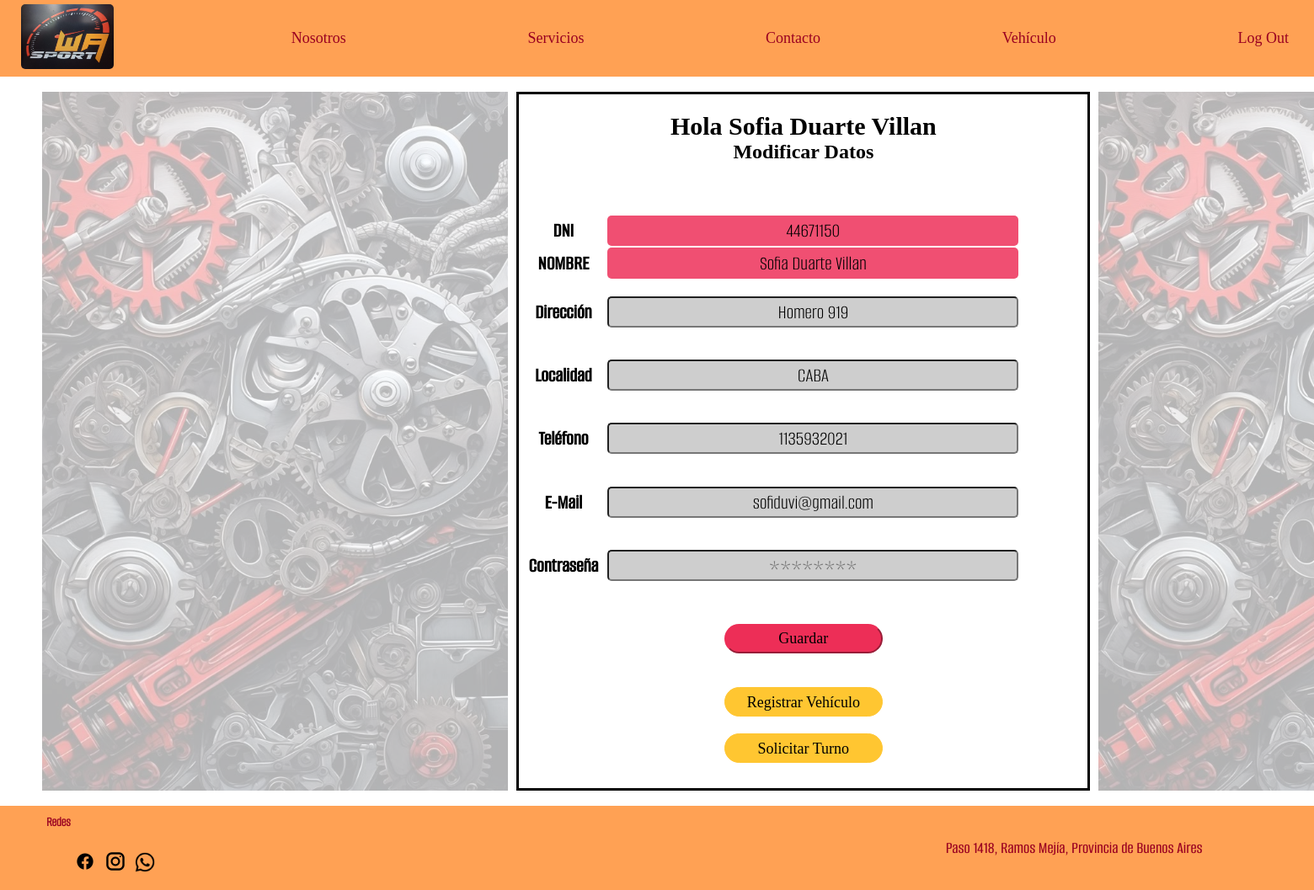
The app's page /modificacion_cliente.php (signed in) with its own data.
### tables this page shows
CREATE TABLE `clientes` (
  `cliente_DNI` varchar(10) NOT NULL,
  `cliente_contrasena` varchar(255) NOT NULL,
  `cliente_nombre` varchar(50) NOT NULL,
  `cliente_direccion` varchar(50) DEFAULT NULL,
  `cliente_localidad` varchar(15) DEFAULT NULL,
  `cliente_telefono` varchar(15) DEFAULT NULL,
  `cliente_email` varchar(255) NOT NULL,
  `token_recuperacion` varchar(255) DEFAULT NULL
);

### modificacion_cliente.php (the view, shortened to what this page needs)
<?php
require_once 'conexion_base.php';
$dni = $_SESSION['cliente_dni'];
$stmt = $conexion->prepare("SELECT * FROM clientes WHERE cliente_DNI = :dni");
$stmt->execute(['dni' => $dni]);
$cliente = $stmt->fetch(PDO::FETCH_ASSOC);
?>
<!DOCTYPE html>
<html lang="es">
<head>
    <link rel="stylesheet" href="estilopagina.css?v=<?= time() ?>">
</head>
<body>
    <?php include("nav_cli.php"); ?>
    <br>
    <section class="modif_cli">
        <img class="modif_img1" src="fondos/hola.usuario.jpg" alt="">
        <section class="modificar_cliente">
            <h2>Hola <?= htmlspecialchars($cliente['cliente_nombre']) ?></h2>
            <h3>Modificar Datos</h3>
            <form method="post">
                <table>
                    <tr>
                        <th>DNI</th>
                        <td class="datos_unicos"><?= htmlspecialchars($cliente['cliente_DNI']) ?></td>
                    </tr>
                    <tr>
                        <th>NOMBRE</th>
                        <td class="datos_unicos"><?= htmlspecialchars($cliente['cliente_nombre']) ?></td>
                    </tr>
                    <tr>
                        <th>Dirección</th>
                        <td><input type="text" class="datos_modificados" name="direccion" value="<?= htmlspecialchars($cliente['cliente_direccion']) ?>"></td>
                    </tr>
                    <tr>
                        <th>Localidad</th>
                        <td><input type="text" class="datos_modificados" name="localidad" value="<?= htmlspecialchars($cliente['cliente_localidad']) ?>"></td>
                    </tr>
                    <tr>
                        <th>Teléfono</th>
                        <td><input type="text" class="datos_modificados" name="telefono" value="<?= htmlspecialchars($cliente['cliente_telefono']) ?>"></td>
                    </tr>
                    <tr>
                        <th>E-Mail</th>
                        <td><input type="email" class="datos_modificados" name="correo" value="<?= htmlspecialchars($cliente['cliente_email']) ?>"></td>
                    </tr>
                    <tr>
                        <th>Contraseña</th>
                        <td>
                            <input type="password" class="datos_modificados" name="clave"
                                minlength="8" maxlength="15"
                                pattern="^(?=.*[A-Z])(?=.*\d)(?=.*[\W_]).{8,15}$"
                                title="Debe tener entre 8 y 15 caracteres, al menos una mayúscula, un número y un símbolo"
                                placeholder="********">
                        </td>
                    </tr>
                </table>
                <div class="bot_modf">
                    <input class="guardar_mod" type="submit" value="Guardar" name="guardar_rec">
                    <a href="registro_vehiculo.php" class="solicitar_mod">Registrar Vehículo</a>
                    <input class="solicitar_mod" type="submit" value="Solicitar Turno" name="solicitar">
                </div>
            </form>
        </section>
        <img class="modif_img2" src="fondos/hola.usuario.jpg" alt="">
    </section>
    <br>
    <?php include("piedepagina.php"); ?>
</body>
</html>

### estilopagina.css (style rules this page uses)
* { margin: 0; padding: 0; box-sizing: border-box; }
html, body { width: 100%; height: 100%; }
.modif_img1 { grid-column: 1/2; }
.modif_img2 { grid-column: 3/4; }
.datos_unicos { background-color: #F04F72; border-radius: 5px; font-family: 'AlumniSans_Light'; font-size: 24px; text-align: center; width: 487.99px; height: 36.99px; }
.datos_modificados { background-color: #cecece; border-radius: 5px; font-family: 'AlumniSans_Light'; font-size: 24px; text-align: center; width: 487.99px; height: 36.99px; }
.bot_modf { display: flex; flex-direction: column; flex-wrap: nowrap; align-items: center; }
.guardar_mod { border-radius: 40px; background-color: #ED2E57; border-color:#ED2E57; margin: 30px; width: 188px; height: 35px; font-family: 'Big_Shoulders_Medium'; font-size: 18px; }
.modif_cli { display: grid; grid-template-columns: repeat(3, 1fr); margin: auto 40px auto; }
.modif_cli img { height: 830px; opacity: 30%; margin: 0px 10px; }
.modificar_cliente { grid-column: 2/3; align-content: center; justify-items: center; border-style: solid; border-color: #000000 }
.modificar_cliente h2 { font-family: 'Big_Shoulders_ExtraBold'; font-size: 30px; text-align: center; }
.modificar_cliente h3 { font-family: 'Big_Shoulders_Regular'; font-size: 24px; text-align: center; }
.modificar_cliente table { margin-top: 60px; width: 595px; height: 457px; margin-right: 80px; }
.modificar_cliente th { font-family: 'AlumniSans_Medium'; font-size: 24px; text-align: center; }
.solicitar_mod { display: inline-block; text-align: center; line-height: 35px; text-decoration: none; border-radius: 40px; background-color: #FFC631; border: 1px solid #FFC631; margin: 10px 5px; width: 188px; height: 35px; font-family: 'Big_Shoulders_Medium'; font-size: 18px; color: black; cursor: pointer; }

### records on screen
clientes: cliente_nombre "Sofia Duarte Villan", cliente_DNI "44671150", direccion "Homero 919", localidad "CABA", telefono "1135932021", correo "sofiduvi@gmail.com"
